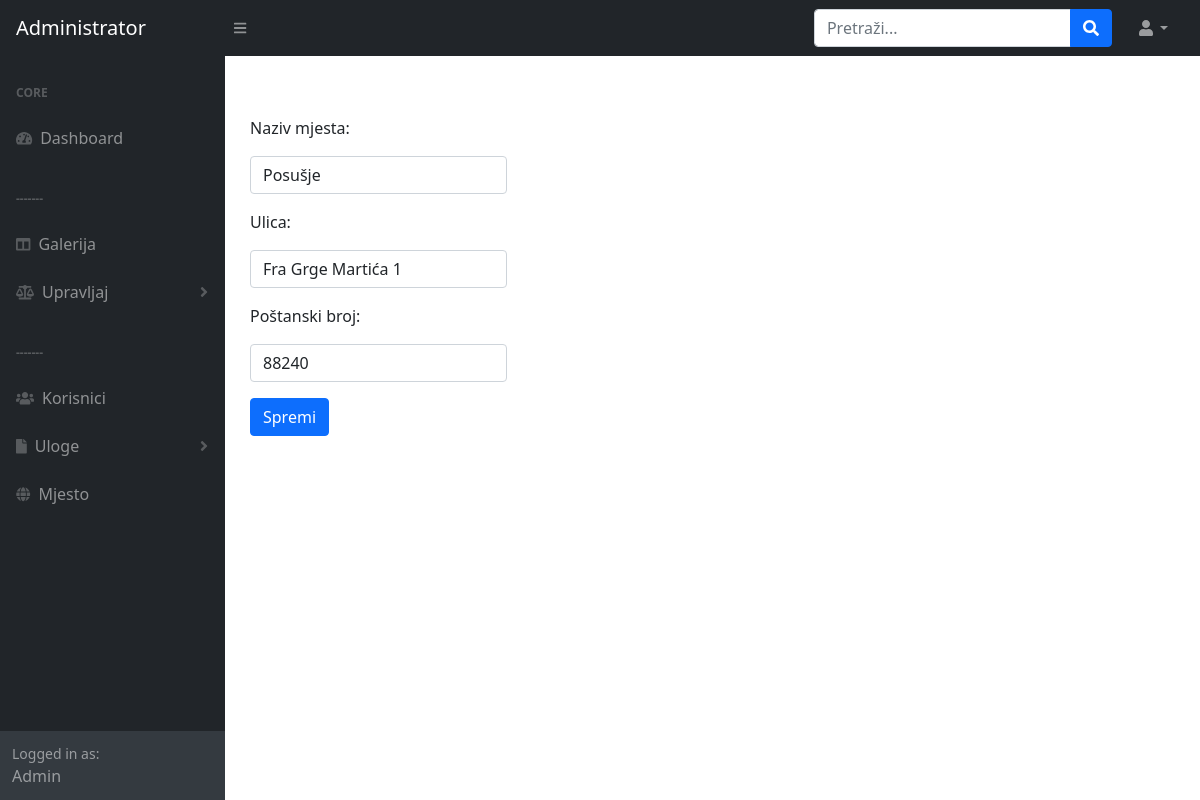
The app's page /admin/editmjesto.php?editMjesto=4 with its own data.
### tables this page shows
CREATE TABLE `mjesto` (
  `id` int(11) NOT NULL,
  `naziv` varchar(30) NOT NULL,
  `post_broj` int(11) NOT NULL,
  `ulica` varchar(50) NOT NULL
);

### admin/editmjesto.php (the view, shortened to what this page needs)
<?php
    include_once 'includes/head.inc.php';
    include_once 'includes/nav.inc.php';
    include_once 'includes/sidenav.inc.php';
    require_once 'includes/dbh.inc.php';
    $id = $_GET['editMjesto'];
    $sql = "SELECT * FROM mjesto WHERE id=$id;";
    $result = mysqli_query($conn, $sql);
    $row=mysqli_fetch_assoc($result);
    $naziv = $row['naziv'];
    $ulica = $row['ulica'];
    $post_broj = $row['post_broj'];
?>
<div class="korisnik">
    <form action="includes/edit.inc.php" method="post">
        <div class="mb-3">
            <label>Naziv mjesta:</label>
        </div>
        <div class="mb-3">
            <input type="text" class="form-control" value="<?php echo $naziv; ?>" name="naziv" required>
        </div>
        <div class="mb-3">
            <label>Ulica:</label>
        </div>
        <div class="mb-3">
            <input type="text" class="form-control" value="<?php echo $ulica; ?>" name="ulica" required>
        </div>
        <div class="mb-3">
            <label>Poštanski broj:</label>
        </div>
        <div class="mb-3">
            <input type="text" class="form-control" value="<?php echo $post_broj; ?>" name="post_broj" required>
        </div>
        <div class="mb-3">
            <button type="submit" class="btn btn-primary" name="editMj">Spremi</button>
        </div>
    </form>
</div>
<?php
include_once 'includes/footer.inc.php';
?>

### records on screen
mjesto: naziv "Posušje", ulica "Fra Grge Martića 1", post_broj "88240"
